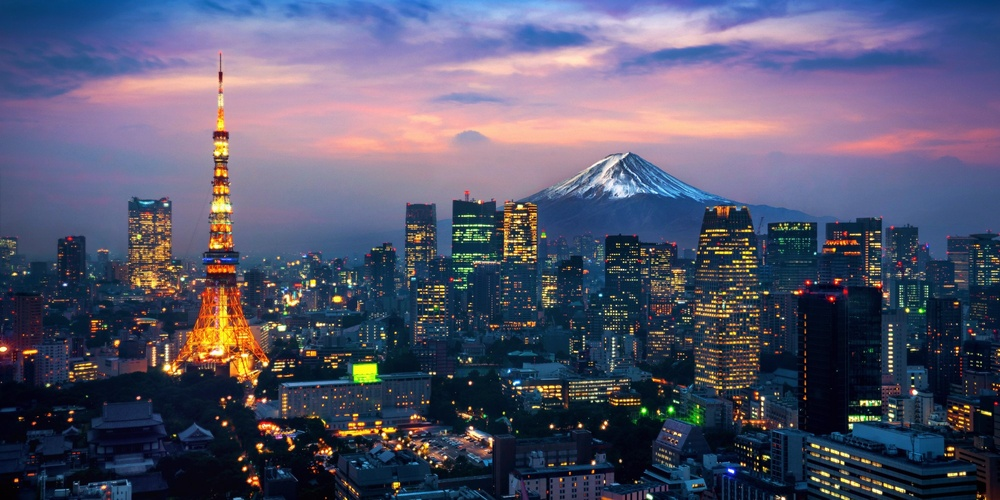
#> input picture image13_1736425790.jpg, 1000 x 500 px, shrunk from 2000 x 1000 before the run
$ python assigment8.py
#> lines starting #> are read from the running program, lines starting #| are printed output that depends on the picture
import cv2
import matplotlib.pyplot as plt
import numpy as np

image_path = "image13_1736425790.jpg"
image = cv2.imread(image_path)
#> image is the input picture: shape (500, 1000, 3); mean B, G, R 108.6, 85.4, 85.2
if image is None:
    raise FileNotFoundError(f"Не удалось открыть {image_path}")

b_channel, g_channel, r_channel = cv2.split(image)
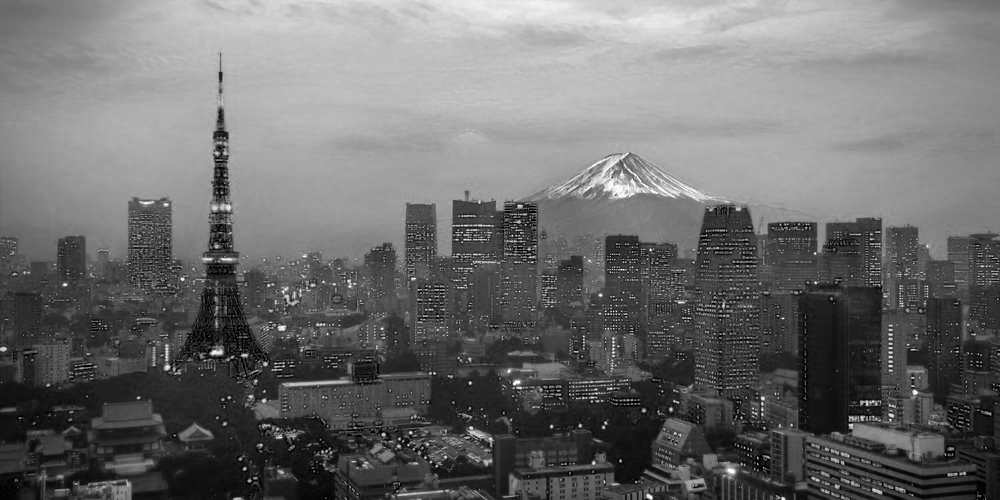
#> b_channel: shape (500, 1000); min 0, max 255, mean 108.6
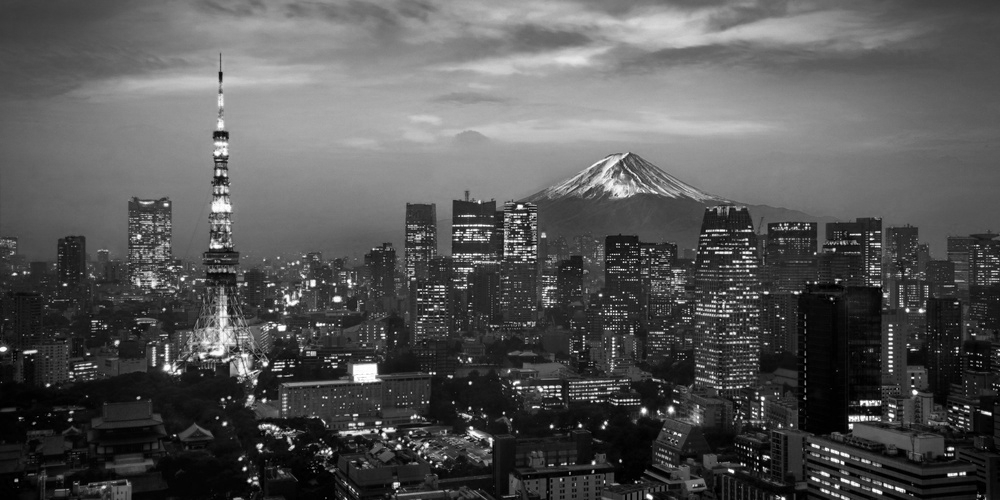
#> g_channel: shape (500, 1000); min 0, max 255, mean 85.4
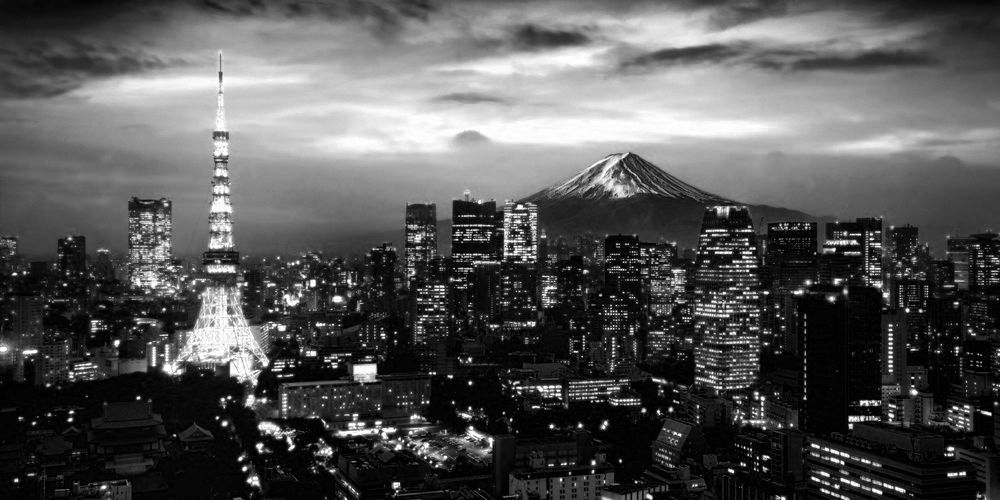
#> r_channel: shape (500, 1000); min 0, max 255, mean 85.2
channels = [b_channel, g_channel, r_channel]
colors = ["b", "g", "r"]

plt.figure(figsize=(12, 5))

plt.subplot(1, 2, 1)
for chan, color in zip(channels, colors):
    hist = cv2.calcHist([chan], [0], None, [256], [0, 256])
    plt.plot(hist, color=color)
    plt.xlim([0, 256])
#> this loop made 3 passes
#> color on passes 1 to 3: 'b', 'g', 'r'
plt.title("Гистограммы BGR каналов")
plt.xlabel("Значение пикселя")
plt.ylabel("Количество пикселей")

gray = cv2.cvtColor(image, cv2.COLOR_BGR2GRAY)
equalized = cv2.equalizeHist(gray)
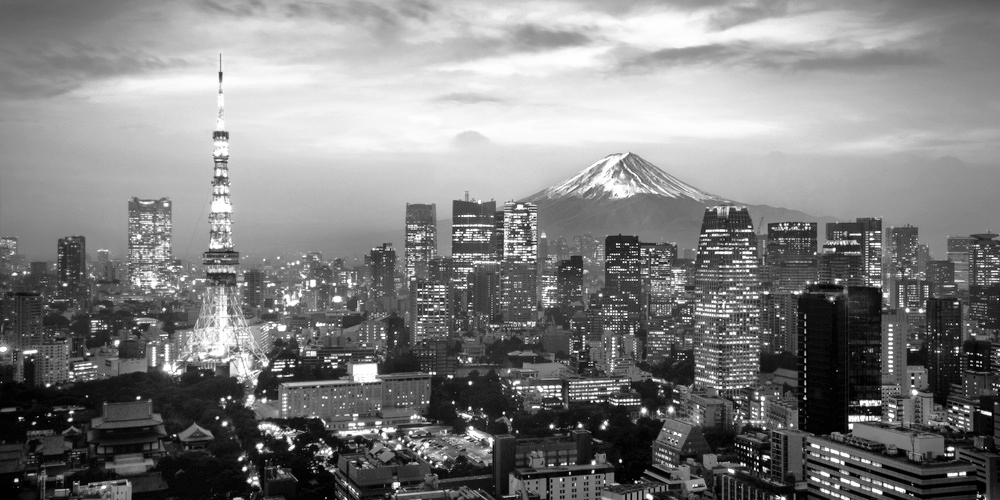
#> equalized: shape (500, 1000); min 0, max 255, mean 128.2

plt.subplot(1, 2, 2)
plt.hist(gray.ravel(), bins=256, color='gray', alpha=0.5, label='Оригинал')
plt.hist(equalized.ravel(), bins=256, color='black', alpha=0.5, label='Эквализация')
plt.title("Гистограмма серого изображения")
plt.xlabel("Значение пикселя")
plt.ylabel("Количество пикселей")
plt.legend()

plt.tight_layout()
plt.show()
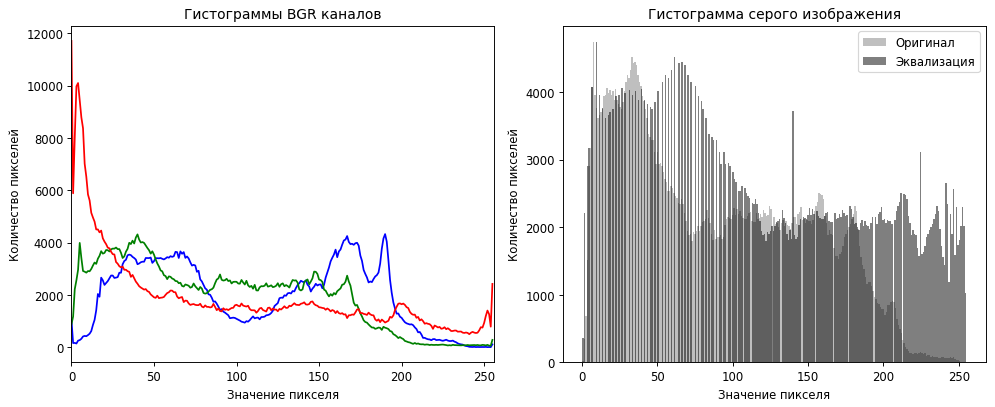
#> figure drawn by matplotlib, 2 panels; panel 1: curve peaks at x = 190, y = 4329; panel 1: curve peaks at x = 40, y = 4317; panel 1: curve peaks at x = 0, y = 11705; panel 2: tallest bar 4746 high, from x = 6.95 to 7.94

cv2.imshow("Оригинал", image)
cv2.imshow("Серое с выравниванием", equalized)
cv2.waitKey(0)
cv2.destroyAllWindows()

$ run again, with г.png saved as image13_1736425790.jpg
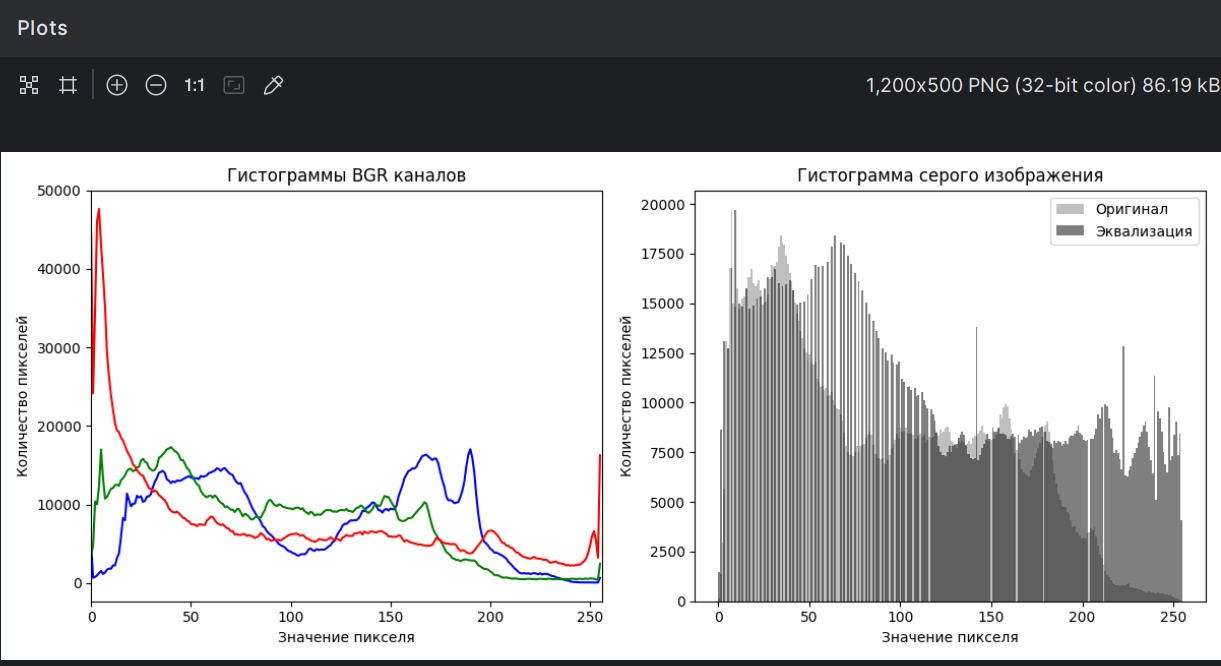
#> input picture г.png, 1221 x 666 px
#> image is the input picture: shape (666, 1221, 3); mean B, G, R 183.8, 182.7, 182.9
#> the loop `for chan, color in zip(channels, colors):` made 3 passes
#> color on passes 1 to 3: 'b', 'g', 'r'
#> `equalized = cv2.equalizeHist(gray)`:
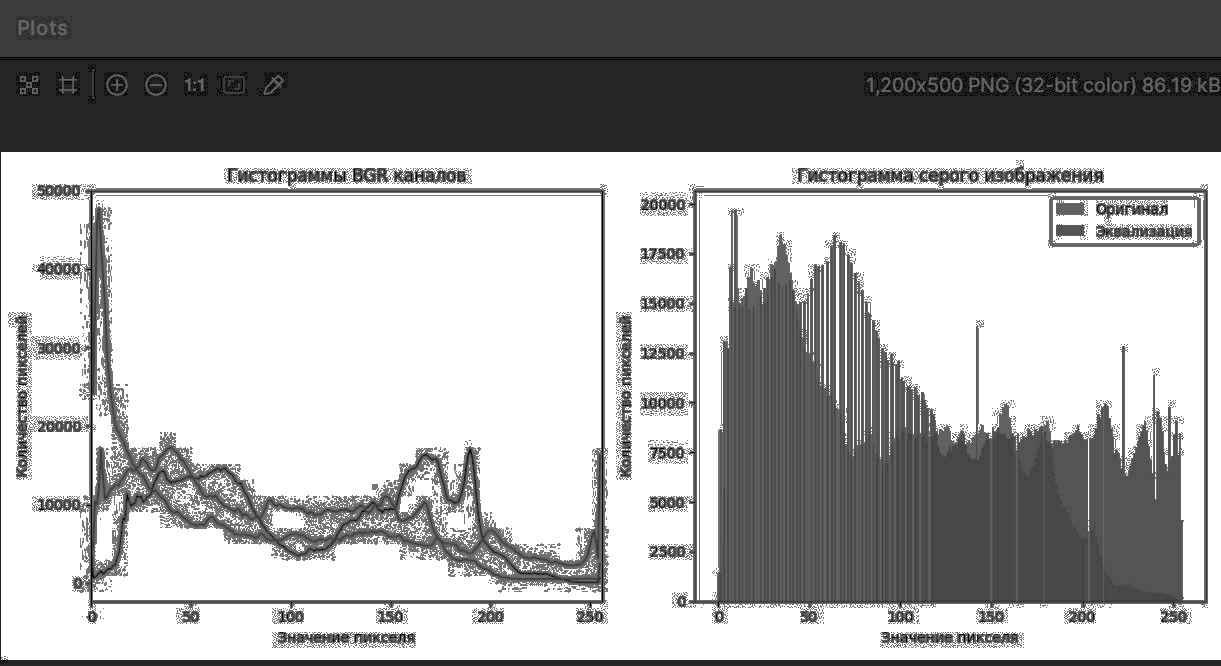
#> equalized: shape (666, 1221); min 0, max 255, mean 167.9
#> `plt.show()`:
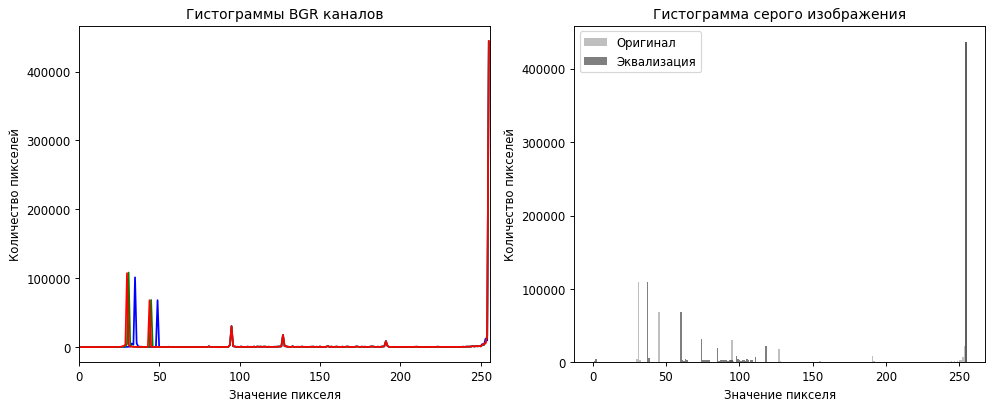
#> figure drawn by matplotlib, 2 panels; panel 1: curve peaks at x = 255, y = 442844; panel 1: curve peaks at x = 255, y = 443748; panel 1: curve peaks at x = 255, y = 444513; panel 2: tallest bar 436715 high, from x = 254 to 255

$ run again, with ф.png saved as image13_1736425790.jpg
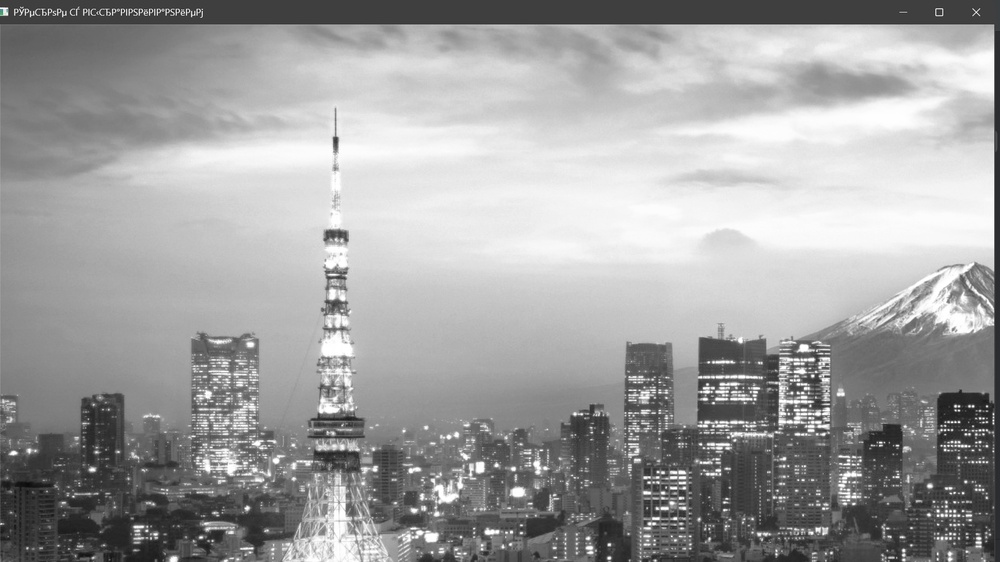
#> input picture ф.png, 1000 x 562 px, shrunk from 1919 x 1079 before the run
#> image is the input picture: shape (562, 1000, 3); mean B, G, R 159.8, 159.8, 159.8
#> the loop `for chan, color in zip(channels, colors):` made 3 passes
#> color on passes 1 to 3: 'b', 'g', 'r'
#> `equalized = cv2.equalizeHist(gray)`:
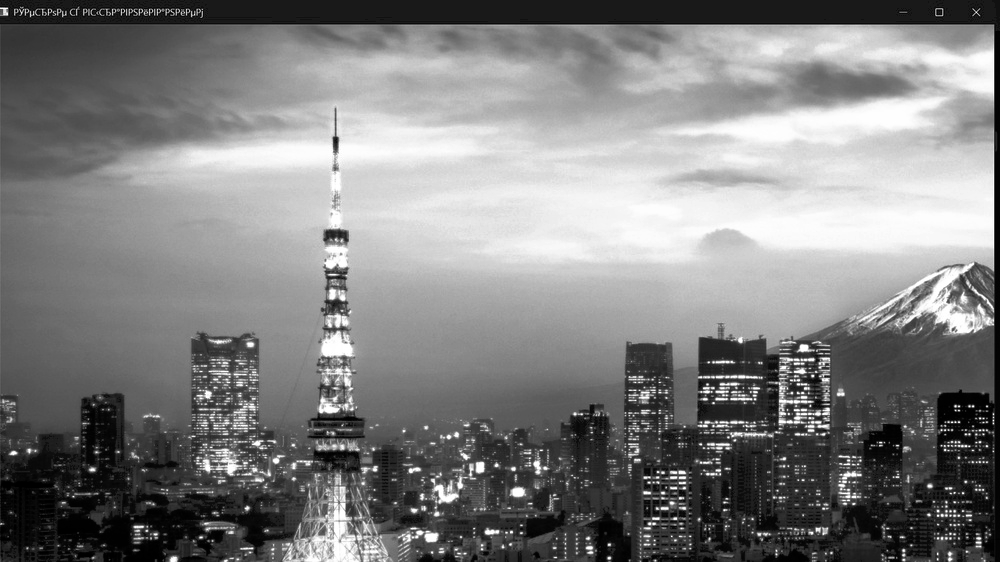
#> equalized: shape (562, 1000); min 0, max 255, mean 128.2
#> `plt.show()`:
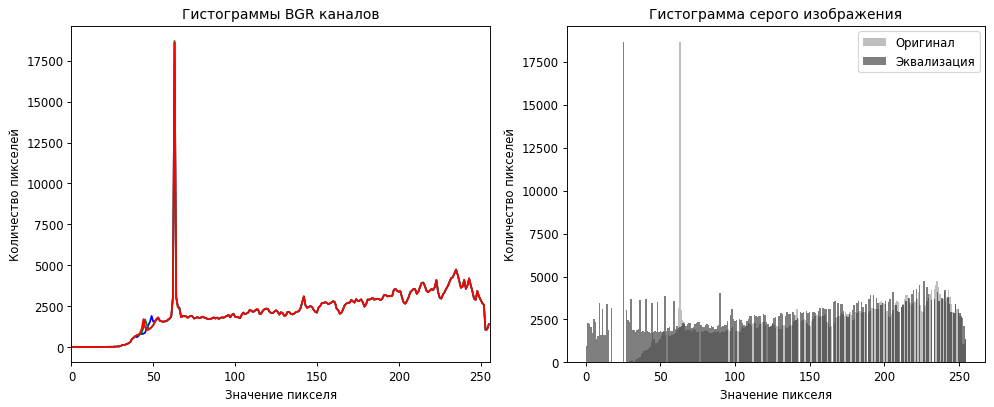
#> figure drawn by matplotlib, 2 panels; panel 1: curve peaks at x = 63, y = 18595; panel 1: curve peaks at x = 63, y = 18709; panel 1: curve peaks at x = 63, y = 18626; panel 2: tallest bar 18671 high, from x = 62.64 to 63.59
